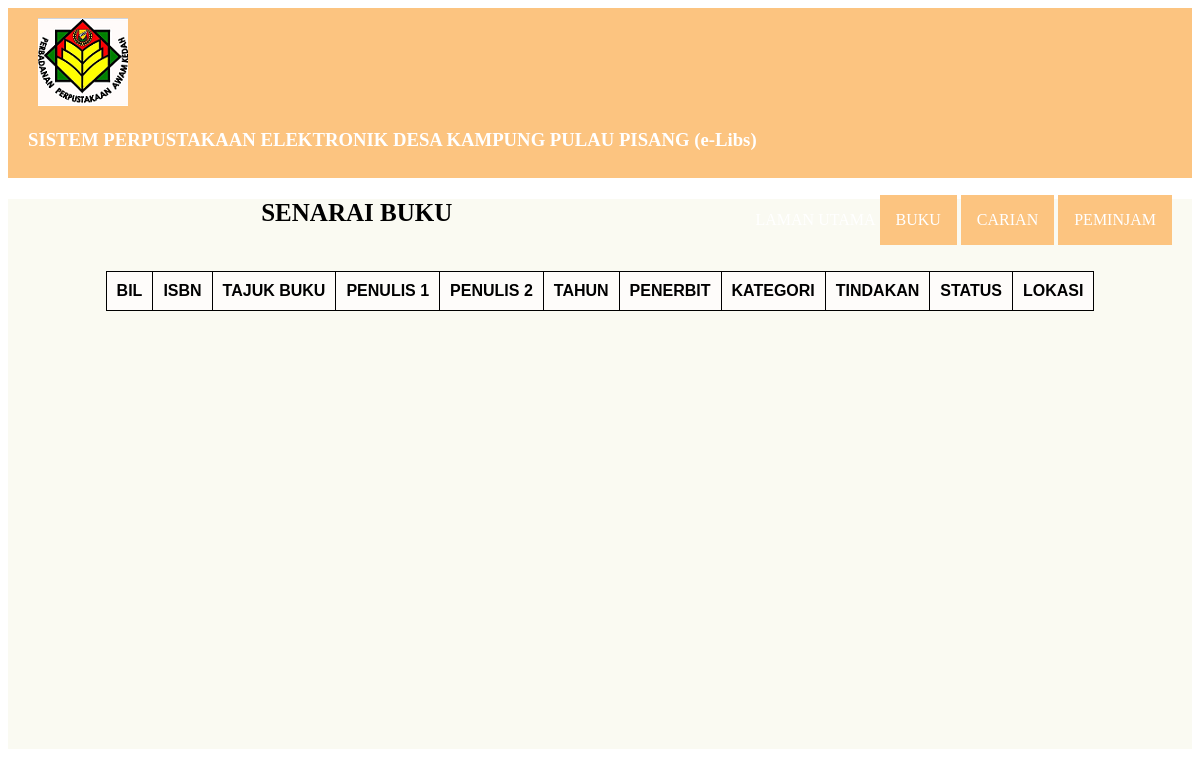
The app's page /staff/senaraibuku.php, older data.
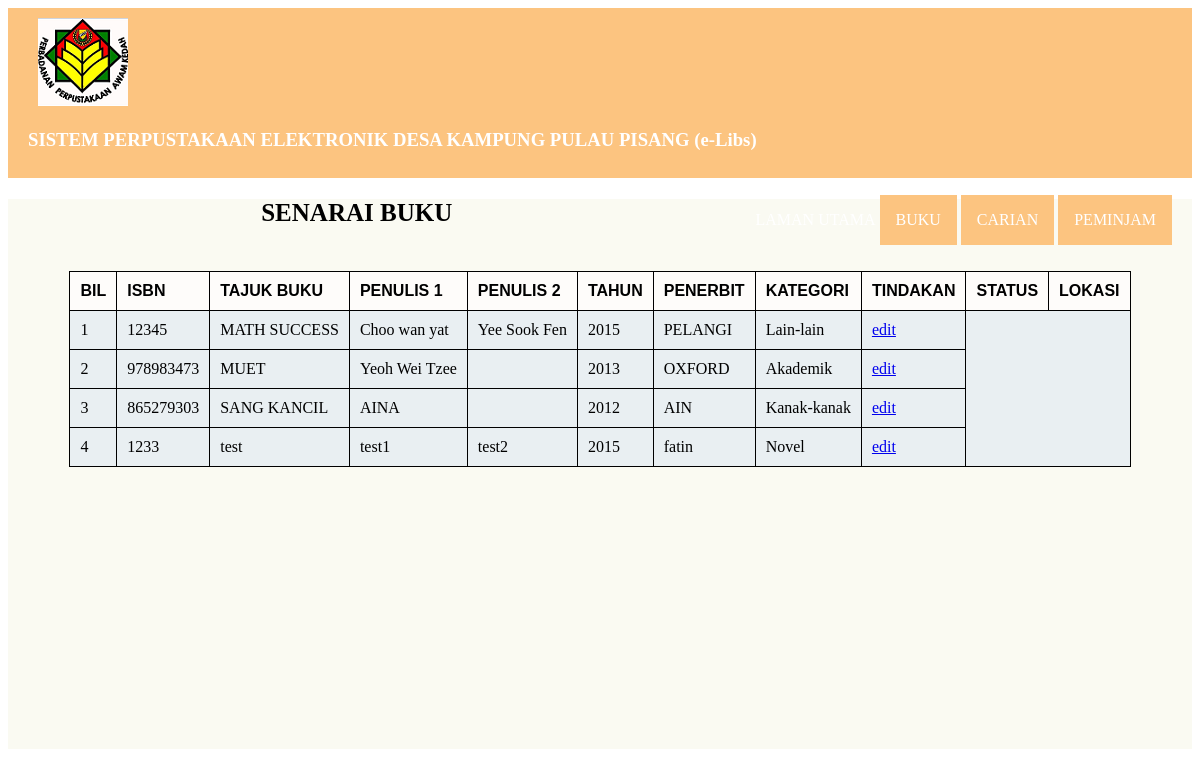
The same page, newer data.
### tables this page shows
CREATE TABLE `buku` (
  `idBuku` int NOT NULL,
  `ISBN` int NOT NULL,
  `tajukBuku` varchar(800) NOT NULL,
  `penulis1` varchar(200) NOT NULL,
  `penulis2` varchar(200) NOT NULL,
  `tahun` int NOT NULL,
  `penerbit` varchar(200) NOT NULL,
  `namaKategori` varchar(100) NOT NULL,
  `lokasi` int NOT NULL,
  `statusBuku` varchar(100) NOT NULL
);

CREATE TABLE `kategoribuku` (
  `idKategori` int NOT NULL,
  `namaKategori` varchar(800) NOT NULL
);

### staff/senaraibuku.php (the view, shortened to what this page needs)
<?php
require '../include/conn.php';
?>
<!DOCTYPE html>
<html>
<head>
    <link rel="stylesheet" type="text/css" href="staff.css">
</head>
<body>
    <div class="wrapper">
        <header>
            <div class="logo">
                <img src="logo1.png">
                <h3 style="color: white;">SISTEM PERPUSTAKAAN ELEKTRONIK DESA KAMPUNG PULAU PISANG (e-Libs)</h3>
            </div>
            <nav>
                <ul>
                    <li><a href="index.php">LAMAN UTAMA</a></li>
                    <div class="dropdown">
                        <button class="dropbtn">BUKU</button>
                    </div>
                    <div class="dropdown">
                        <button class="dropbtn">CARIAN</button>
                    </div>
                    <div class="dropdown">
                        <button class="dropbtn">PEMINJAM</button>
                    </div>
                </ul>
            </nav>
        </header>
        <section>
            <h1 style="text-align: center; font-size: 25px;">SENARAI BUKU</h1>
            <form name="daftarbuku" action="" method="">
                <div align="center">
                    <form action="senaraibuku.php" method="post">
                        <table class="t">
                            <tr>
                                <th>BIL</th>
                                <th>ISBN</th>
                                <th>TAJUK BUKU</th>
                                <th>PENULIS 1</th>
                                <th>PENULIS 2</th>
                                <th>TAHUN</th>
                                <th>PENERBIT</th>
                                <th>KATEGORI</th>
                                <th>TINDAKAN</th>
                                <th>STATUS</th>
                                <th>LOKASI</th>
                            </tr>
                            <?php
                            $bil = 1;
                            $sql = "SELECT  `ISBN`, `tajukBuku`, `penulis1`, `penulis2`, `tahun`, `penerbit`,kategoribuku.`namaKategori` FROM buku
                            inner join kategoribuku on kategoribuku.idKategori=buku.namaKategori ORDER BY tajukBuku";
                            $result = $conn->query($sql);
                            while ($row = $result->fetch_object()) {
                                ?>
                                <tr>
                                    <td>
                                        <?php echo $bil++; ?>
                                    </td>
                                    <td>
                                        <?php echo $row->ISBN; ?>
                                    </td>
                                    <td>
                                        <?php echo $row->tajukBuku; ?>
                                    </td>
                                    <td>
                                        <?php echo $row->penulis1; ?>
                                    </td>
                                    <td>
                                        <?php echo $row->penulis2; ?>
                                    </td>
                                    <td>
                                        <?php echo $row->tahun; ?>
                                    </td>
                                    <td>
                                        <?php echo $row->penerbit; ?>
                                    </td>
                                    <td>
                                        <?php echo $row->namaKategori; ?>
                                    </td>
                                    <td>
                                        <a href="senaraibuku.php?menu=senarai&edit=<?php echo $row->idBuku; ?>"
                                            onclick="return sahkan()">edit</a>
                                    </td>
                                </tr>
                                <?php
                            }
                            ?>
                        </table>
                    </form>
                </div>
        </section>
    </div>
</body>
</html>

### staff/staff.css (style rules this page uses)
nav { float: right; padding: 10px; }
nav li { display: inline-block; line-height: auto; }
.wrapper { height: 660px; width: auto; }
header { height: 150px; width: auto; background-color: rgb(252, 196, 128); padding: 10px; }
section { height: 550px; width: auto; background-color: rgb(250, 250, 242); }
.logo { float: left; padding-left: 10px; }
.logo img { padding-left: 10px; }
li a { color: white; text-decoration: none; }
.dropbtn { background-color:rgb(252, 196, 128); color: white; padding: 16px; font-size: 16px; border: none; font-family: Georgia, 'Times New Roman', Times, serif; }
.dropdown { position: relative; display: inline-block; }
table, th, td { border: 1px solid black; border-collapse: collapse; }
th, td { padding: 10px; text-align: left; }
.t { background-color: rgba(230, 237, 243, 0.817); margin: auto; height: auto; width: auto; }
th { background-color: rgb(254, 252, 250); font-family: 'Franklin Gothic Medium', 'Arial Narrow', Arial, sans-serif; }

Row changes from the older to the newer data that the page shows:
added buku: ISBN "12345", tajukBuku "MATH SUCCESS", penulis1 "Choo wan yat", penulis2 "Yee Sook Fen", tahun "2015", penerbit "PELANGI", kategoribuku.namaKategori "Lain-lain"
added buku: ISBN "978983473", tajukBuku "MUET", penulis1 "Yeoh Wei Tzee", tahun "2013", penerbit "OXFORD", kategoribuku.namaKategori "Akademik"
added buku: ISBN "865279303", tajukBuku "SANG KANCIL", penulis1 "AINA", tahun "2012", penerbit "AIN", kategoribuku.namaKategori "Kanak-kanak"
added buku: ISBN "1233", tajukBuku "test", penulis1 "test1", penulis2 "test2", tahun "2015", penerbit "fatin", kategoribuku.namaKategori "Novel"
